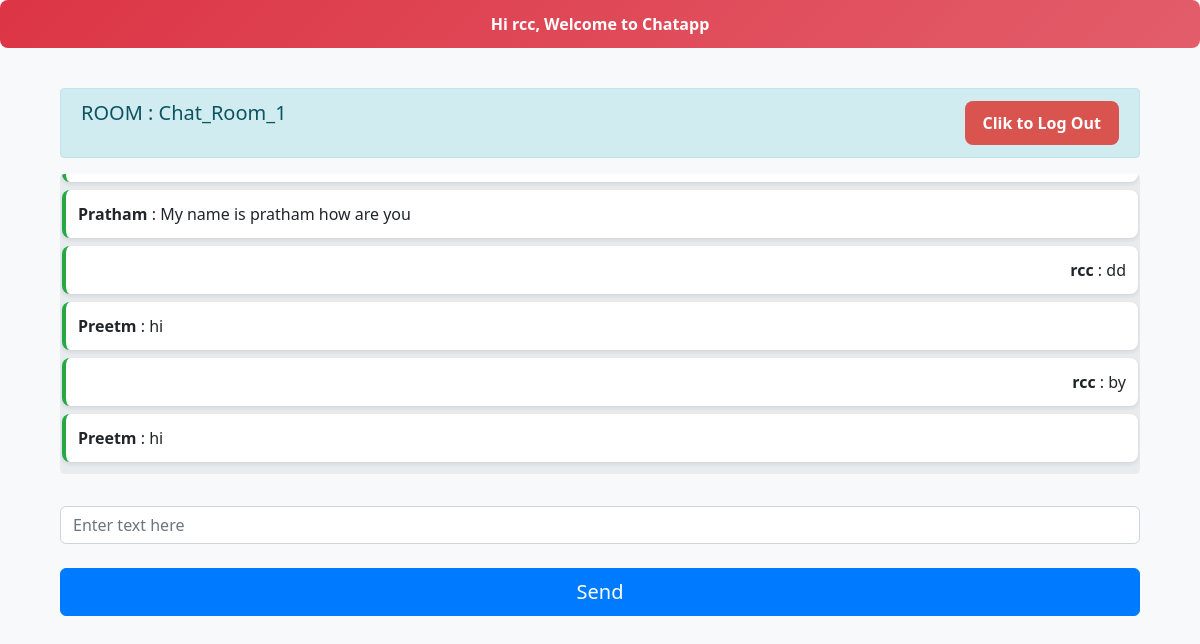
/chat1 (signed in), run on the app's committed database.
### chat_app/models.py (models this page shows, shortened)
class Room(models.Model):
    name = models.CharField(max_length=20)
    slug = models.SlugField(max_length=100)

class Message(models.Model):
    user = models.ForeignKey(User, on_delete=models.CASCADE)
    content = models.TextField()
    room = models.ForeignKey(Room, on_delete=models.CASCADE)
    created_on = models.DateTimeField(auto_now_add=True)

### chat_app/views.py (the view)
# urls.py: path("<str:slug>",views.room_view,name="room_view")
def room_view(request,slug):
    room_name=Room.objects.get(slug=slug).name
    messages=Message.objects.filter(room=Room.objects.get(slug=slug))
    return render(request, "room.html",{"room_name":room_name,"slug":slug,'messages':messages})

### templates/room.html (shortened to what this page needs)
<!DOCTYPE html>
<html lang="en">
<head>
</head>
<body>
{% extends 'base.html' %}
{% block content %}
{% if user.is_authenticated %}
<div class="container">
  <div class="row justify-content-center">
    <div class="col-12">
      <div class="alert alert-info d-flex justify-content-between">
        <h5>ROOM : {{ room_name }}</h5>
        <form action="{% url 'logout' %}" method="post">
                          <button type="submit" class="logout-btn">Clik to Log Out</button>
                      </form>
      </div>
      <form>
        <div class="form-group">
          <div class="jumbotron" id="chatbox"
               style="padding:4px 2px; max-height:300px; overflow-y:scroll;">
            {% if messages %}
              {% for message in messages %}
                <div class="chat-message {% if message.user == request.user %}text-right{% else %}text-left{% endif %}">
                  <b>{{ message.user.username }}</b> : {{ message.content }}<br>
                </div>
              {% endfor %}
            {% else %}
              <b>No Messages in this Room.</b>
            {% endif %}
          </div>
        </div>
        <input class="form-control" placeholder="Enter text here" id="my_input" required>
        <br>
        <input class="btn btn-primary btn-lg btn-block" id="submit_button" type="button" value="Send">
      </form>
    </div>
  </div>
</div>
{% endif %}
{% endblock %}

### templates/base.html (shortened to what this page needs)
<!doctype html>
<html lang="en">
<head>
  <link rel="stylesheet" href="https://cdn.jsdelivr.net/npm/bootstrap@4.3.1/dist/css/bootstrap.min.css">
</head>
<body>
  {% block header %}
  <div class="alert alert-danger text-center" role="alert">
    Hi <b>{{ user.username }}</b>, Welcome to Chatapp
  </div>
  {% endblock %}
  <main class="container py-4">
    {% block content %}
    {% endblock %}
  </main>
</body>
</html>

### templates/room.html (style rules this page uses)
.logout-btn { background: #d9534f; color: white; border: none; padding: 10px 18px; border-radius: 8px; font-weight: bold; cursor: pointer; transition: 0.3s ease; }

### templates/base.html (style rules this page uses)
body { background: #f8f9fa; font-family: "Segoe UI", Arial, sans-serif; }
.alert-danger { background: linear-gradient(135deg, #dc3545, #e35d6a); color: white; border: none; border-radius: 8px; font-weight: 600; }
.chat-message { background: white; border-radius: 8px; padding: 12px; margin: 8px 0; border-left: 4px solid #28a745; box-shadow: 0 2px 4px rgba(0,0,0,0.1); }
.btn { border-radius: 6px; }
.form-control { border-radius: 6px; }

### data on the page
Room: name "Chat_Room_1"
Message: user.username "Pratham", content "My name is pratham how are you"
Message: user.username "rcc", content "dd"
Message: user.username "Preetm", content "hi"
Message: user.username "rcc", content "by"
Message: user.username "Preetm", content "hi"

### other printed values
{{ user.username }} "rcc"
